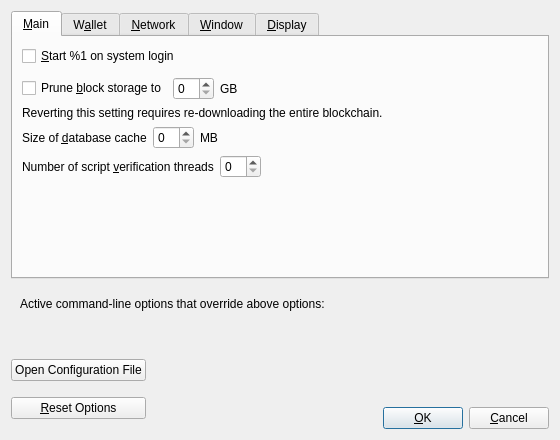
<?xml version="1.0" encoding="UTF-8"?>
<ui version="4.0">
 <class>OptionsDialog</class>
 <widget class="QDialog" name="OptionsDialog">
  <property name="geometry">
   <rect>
    <x>0</x>
    <y>0</y>
    <width>560</width>
    <height>440</height>
   </rect>
  </property>
  <property name="windowTitle">
   <string>Options</string>
  </property>
  <property name="modal">
   <bool>true</bool>
  </property>
  <layout class="QVBoxLayout" name="verticalLayout">
   <item>
    <widget class="QTabWidget" name="tabWidget">
     <property name="currentIndex">
      <number>0</number>
     </property>
     <widget class="QWidget" name="tabMain">
      <attribute name="title">
       <string>&amp;Main</string>
      </attribute>
      <layout class="QVBoxLayout" name="verticalLayout_Main">
       <item>
        <widget class="QCheckBox" name="bitkincoinAtStartup">
         <property name="toolTip">
          <string>Automatically start %1 after logging in to the system.</string>
         </property>
         <property name="text">
          <string>&amp;Start %1 on system login</string>
         </property>
        </widget>
       </item>
       <item>
        <spacer name="horizontalSpacer_0_Main">
         <property name="orientation">
          <enum>Qt::Horizontal</enum>
         </property>
         <property name="sizeHint" stdset="0">
          <size>
           <width>40</width>
           <height>5</height>
          </size>
         </property>
        </spacer>
       </item>
       <item>
       <layout class="QHBoxLayout" name="horizontalLayout_Main_Prune">
        <item>
         <widget class="QCheckBox" name="prune">
          <property name="toolTip">
           <string>Disables some advanced features but all blocks will still be fully validated. Reverting this setting requires re-downloading the entire blockchain. Actual disk usage may be somewhat higher.</string>
          </property>
          <property name="text">
           <string>Prune &amp;block storage to</string>
          </property>
         </widget>
        </item>
        <item>
         <widget class="QSpinBox" name="pruneSize"/>
        </item>
         <item>
          <widget class="QLabel" name="pruneSizeUnitLabel">
           <property name="text">
            <string>GB</string>
           </property>
           <property name="textFormat">
            <enum>Qt::PlainText</enum>
           </property>
          </widget>
         </item>
         <item>
          <spacer name="horizontalSpacer_Main_Prune">
           <property name="orientation">
            <enum>Qt::Horizontal</enum>
           </property>
           <property name="sizeHint" stdset="0">
            <size>
             <width>40</width>
             <height>20</height>
            </size>
           </property>
          </spacer>
         </item>
        </layout>
       </item>
       <item>
        <widget class="QLabel" name="pruneWarning">
         <property name="text">
          <string>Reverting this setting requires re-downloading the entire blockchain.</string>
         </property>
         <property name="textFormat">
          <enum>Qt::PlainText</enum>
         </property>
        </widget>
       </item>
       <item>
        <layout class="QHBoxLayout" name="horizontalLayout_2_Main">
         <item>
          <widget class="QLabel" name="databaseCacheLabel">
           <property name="text">
            <string>Size of &amp;database cache</string>
           </property>
           <property name="textFormat">
            <enum>Qt::PlainText</enum>
           </property>
           <property name="buddy">
            <cstring>databaseCache</cstring>
           </property>
          </widget>
         </item>
         <item>
          <widget class="QSpinBox" name="databaseCache"/>
         </item>
         <item>
          <widget class="QLabel" name="databaseCacheUnitLabel">
           <property name="text">
            <string>MB</string>
           </property>
           <property name="textFormat">
            <enum>Qt::PlainText</enum>
           </property>
          </widget>
         </item>
         <item>
          <spacer name="horizontalSpacer_2_Main">
           <property name="orientation">
            <enum>Qt::Horizontal</enum>
           </property>
           <property name="sizeHint" stdset="0">
            <size>
             <width>40</width>
             <height>20</height>
            </size>
           </property>
          </spacer>
         </item>
        </layout>
       </item>
       <item>
        <layout class="QHBoxLayout" name="horizontalLayout_Main_VerifyLabel">
         <item>
          <widget class="QLabel" name="threadsScriptVerifLabel">
           <property name="text">
            <string>Number of script &amp;verification threads</string>
           </property>
           <property name="textFormat">
            <enum>Qt::PlainText</enum>
           </property>
           <property name="buddy">
            <cstring>threadsScriptVerif</cstring>
           </property>
          </widget>
         </item>
         <item>
          <widget class="QSpinBox" name="threadsScriptVerif">
           <property name="toolTip">
            <string>(0 = auto, &lt;0 = leave that many cores free)</string>
           </property>
          </widget>
         </item>
         <item>
          <spacer name="horizontalSpacer_Main_Threads">
           <property name="orientation">
            <enum>Qt::Horizontal</enum>
           </property>
           <property name="sizeHint" stdset="0">
            <size>
             <width>40</width>
             <height>20</height>
            </size>
           </property>
          </spacer>
         </item>
        </layout>
       </item>
       <item>
        <spacer name="verticalSpacer_Main">
         <property name="orientation">
          <enum>Qt::Vertical</enum>
         </property>
         <property name="sizeHint" stdset="0">
          <size>
           <width>20</width>
           <height>40</height>
          </size>
         </property>
        </spacer>
       </item>
      </layout>
     </widget>
     <widget class="QWidget" name="tabWallet">
      <attribute name="title">
       <string>W&amp;allet</string>
      </attribute>
      <layout class="QVBoxLayout" name="verticalLayout_Wallet">
       <item>
        <widget class="QGroupBox" name="groupBox">
         <property name="title">
          <string>Expert</string>
         </property>
         <layout class="QVBoxLayout" name="verticalLayout_2">
          <item>
           <widget class="QCheckBox" name="coinControlFeatures">
            <property name="toolTip">
             <string>Whether to show coin control features or not.</string>
            </property>
            <property name="text">
             <string>Enable coin &amp;control features</string>
            </property>
           </widget>
          </item>
          <item>
           <widget class="QCheckBox" name="spendZeroConfChange">
            <property name="toolTip">
             <string>If you disable the spending of unconfirmed change, the change from a transaction cannot be used until that transaction has at least one confirmation. This also affects how your balance is computed.</string>
            </property>
            <property name="text">
             <string>&amp;Spend unconfirmed change</string>
            </property>
           </widget>
          </item>
         </layout>
        </widget>
       </item>
       <item>
        <spacer name="verticalSpacer_Wallet">
         <property name="orientation">
          <enum>Qt::Vertical</enum>
         </property>
         <property name="sizeHint" stdset="0">
          <size>
           <width>20</width>
           <height>40</height>
          </size>
         </property>
        </spacer>
       </item>
      </layout>
     </widget>
     <widget class="QWidget" name="tabNetwork">
      <attribute name="title">
       <string>&amp;Network</string>
      </attribute>
      <layout class="QVBoxLayout" name="verticalLayout_Network">
       <item>
        <widget class="QCheckBox" name="mapPortUpnp">
         <property name="toolTip">
          <string>Automatically open the Bitkincoin client port on the router. This only works when your router supports UPnP and it is enabled.</string>
         </property>
         <property name="text">
          <string>Map port using &amp;UPnP</string>
         </property>
        </widget>
       </item>
       <item>
        <widget class="QCheckBox" name="allowIncoming">
         <property name="toolTip">
          <string>Accept connections from outside.</string>
         </property>
         <property name="text">
          <string>Allow incomin&amp;g connections</string>
         </property>
        </widget>
       </item>
       <item>
        <widget class="QCheckBox" name="connectSocks">
         <property name="toolTip">
          <string>Connect to the Bitkincoin network through a SOCKS5 proxy.</string>
         </property>
         <property name="text">
          <string>&amp;Connect through SOCKS5 proxy (default proxy):</string>
         </property>
        </widget>
       </item>
       <item>
        <layout class="QHBoxLayout" name="horizontalLayout_1_Network">
         <item>
          <widget class="QLabel" name="proxyIpLabel">
           <property name="text">
            <string>Proxy &amp;IP:</string>
           </property>
           <property name="textFormat">
            <enum>Qt::PlainText</enum>
           </property>
           <property name="buddy">
            <cstring>proxyIp</cstring>
           </property>
          </widget>
         </item>
         <item>
          <widget class="QValidatedLineEdit" name="proxyIp">
           <property name="minimumSize">
            <size>
             <width>140</width>
             <height>0</height>
            </size>
           </property>
           <property name="maximumSize">
            <size>
             <width>140</width>
             <height>16777215</height>
            </size>
           </property>
           <property name="toolTip">
            <string>IP address of the proxy (e.g. IPv4: 127.0.0.1 / IPv6: ::1)</string>
           </property>
          </widget>
         </item>
         <item>
          <widget class="QLabel" name="proxyPortLabel">
           <property name="text">
            <string>&amp;Port:</string>
           </property>
           <property name="textFormat">
            <enum>Qt::PlainText</enum>
           </property>
           <property name="buddy">
            <cstring>proxyPort</cstring>
           </property>
          </widget>
         </item>
         <item>
          <widget class="QLineEdit" name="proxyPort">
           <property name="minimumSize">
            <size>
             <width>55</width>
             <height>0</height>
            </size>
           </property>
           <property name="maximumSize">
            <size>
             <width>55</width>
             <height>16777215</height>
            </size>
           </property>
           <property name="toolTip">
            <string>Port of the proxy (e.g. 9050)</string>
           </property>
          </widget>
         </item>
         <item>
          <spacer name="horizontalSpacer_1_Network">
           <property name="orientation">
            <enum>Qt::Horizontal</enum>
           </property>
           <property name="sizeHint" stdset="0">
            <size>
             <width>40</width>
             <height>20</height>
            </size>
           </property>
          </spacer>
         </item>
        </layout>
       </item>
       <item>
        <layout class="QHBoxLayout" name="horizontalLayout_2_Network">
         <item>
          <widget class="QLabel" name="proxyActiveNets">
           <property name="text">
            <string>Used for reaching peers via:</string>
           </property>
           <property name="textFormat">
            <enum>Qt::PlainText</enum>
           </property>
          </widget>
         </item>
         <item>
          <widget class="QCheckBox" name="proxyReachIPv4">
           <property name="enabled">
            <bool>false</bool>
           </property>
           <property name="toolTip">
            <string>Shows if the supplied default SOCKS5 proxy is used to reach peers via this network type.</string>
           </property>
           <property name="text">
            <string/>
           </property>
          </widget>
         </item>
         <item>
          <widget class="QLabel" name="proxyReachIPv4Label">
           <property name="text">
            <string>IPv4</string>
           </property>
           <property name="textFormat">
            <enum>Qt::PlainText</enum>
           </property>
          </widget>
         </item>
         <item>
          <widget class="QCheckBox" name="proxyReachIPv6">
           <property name="enabled">
            <bool>false</bool>
           </property>
           <property name="toolTip">
            <string>Shows if the supplied default SOCKS5 proxy is used to reach peers via this network type.</string>
           </property>
           <property name="text">
            <string/>
           </property>
          </widget>
         </item>
         <item>
          <widget class="QLabel" name="proxyReachIPv6Label">
           <property name="text">
            <string>IPv6</string>
           </property>
           <property name="textFormat">
            <enum>Qt::PlainText</enum>
           </property>
          </widget>
         </item>
         <item>
          <widget class="QCheckBox" name="proxyReachTor">
           <property name="enabled">
            <bool>false</bool>
           </property>
           <property name="toolTip">
            <string>Shows if the supplied default SOCKS5 proxy is used to reach peers via this network type.</string>
           </property>
           <property name="text">
            <string/>
           </property>
          </widget>
         </item>
         <item>
          <widget class="QLabel" name="proxyReachTorLabel">
           <property name="text">
            <string>Tor</string>
           </property>
           <property name="textFormat">
            <enum>Qt::PlainText</enum>
           </property>
          </widget>
         </item>
         <item>
          <spacer name="horizontalSpacer_2_Network">
           <property name="orientation">
            <enum>Qt::Horizontal</enum>
           </property>
           <property name="sizeHint" stdset="0">
            <size>
             <width>40</width>
             <height>20</height>
            </size>
           </property>
          </spacer>
         </item>
        </layout>
       </item>
       <item>
        <widget class="QCheckBox" name="connectSocksTor">
         <property name="toolTip">
          <string>Connect to the Bitkincoin network through a separate SOCKS5 proxy for Tor hidden services.</string>
         </property>
         <property name="text">
          <string>Use separate SOCKS&amp;5 proxy to reach peers via Tor hidden services:</string>
         </property>
        </widget>
       </item>
       <item>
        <layout class="QHBoxLayout" name="horizontalLayout_3_Network">
         <item>
          <widget class="QLabel" name="proxyIpTorLabel">
           <property name="text">
            <string>Proxy &amp;IP:</string>
           </property>
           <property name="textFormat">
            <enum>Qt::PlainText</enum>
           </property>
           <property name="buddy">
            <cstring>proxyIpTor</cstring>
           </property>
          </widget>
         </item>
         <item>
          <widget class="QValidatedLineEdit" name="proxyIpTor">
           <property name="minimumSize">
            <size>
             <width>140</width>
             <height>0</height>
            </size>
           </property>
           <property name="maximumSize">
            <size>
             <width>140</width>
             <height>16777215</height>
            </size>
           </property>
           <property name="toolTip">
            <string>IP address of the proxy (e.g. IPv4: 127.0.0.1 / IPv6: ::1)</string>
           </property>
          </widget>
         </item>
         <item>
          <widget class="QLabel" name="proxyPortTorLabel">
           <property name="text">
            <string>&amp;Port:</string>
           </property>
           <property name="textFormat">
            <enum>Qt::PlainText</enum>
           </property>
           <property name="buddy">
            <cstring>proxyPortTor</cstring>
           </property>
          </widget>
         </item>
         <item>
          <widget class="QLineEdit" name="proxyPortTor">
           <property name="minimumSize">
            <size>
             <width>55</width>
             <height>0</height>
            </size>
           </property>
           <property name="maximumSize">
            <size>
             <width>55</width>
             <height>16777215</height>
            </size>
           </property>
           <property name="toolTip">
            <string>Port of the proxy (e.g. 9050)</string>
           </property>
          </widget>
         </item>
         <item>
          <spacer name="horizontalSpacer_4_Network">
           <property name="orientation">
            <enum>Qt::Horizontal</enum>
           </property>
           <property name="sizeHint" stdset="0">
            <size>
             <width>40</width>
             <height>20</height>
            </size>
           </property>
          </spacer>
         </item>
        </layout>
       </item>
       <item>
        <spacer name="verticalSpacer_Network">
         <property name="orientation">
          <enum>Qt::Vertical</enum>
         </property>
         <property name="sizeHint" stdset="0">
          <size>
           <width>20</width>
           <height>40</height>
          </size>
         </property>
        </spacer>
       </item>
      </layout>
     </widget>
     <widget class="QWidget" name="tabWindow">
      <attribute name="title">
       <string>&amp;Window</string>
      </attribute>
      <layout class="QVBoxLayout" name="verticalLayout_Window">
       <item>
        <widget class="QCheckBox" name="hideTrayIcon">
         <property name="toolTip">
          <string>Hide the icon from the system tray.</string>
         </property>
         <property name="text">
          <string>&amp;Hide tray icon</string>
         </property>
        </widget>
       </item>
       <item>
        <widget class="QCheckBox" name="minimizeToTray">
         <property name="toolTip">
          <string>Show only a tray icon after minimizing the window.</string>
         </property>
         <property name="text">
          <string>&amp;Minimize to the tray instead of the taskbar</string>
         </property>
        </widget>
       </item>
       <item>
        <widget class="QCheckBox" name="minimizeOnClose">
         <property name="toolTip">
          <string>Minimize instead of exit the application when the window is closed. When this option is enabled, the application will be closed only after selecting Exit in the menu.</string>
         </property>
         <property name="text">
          <string>M&amp;inimize on close</string>
         </property>
        </widget>
       </item>
       <item>
        <spacer name="verticalSpacer_Window">
         <property name="orientation">
          <enum>Qt::Vertical</enum>
         </property>
         <property name="sizeHint" stdset="0">
          <size>
           <width>20</width>
           <height>40</height>
          </size>
         </property>
        </spacer>
       </item>
      </layout>
     </widget>
     <widget class="QWidget" name="tabDisplay">
      <attribute name="title">
       <string>&amp;Display</string>
      </attribute>
      <layout class="QVBoxLayout" name="verticalLayout_Display">
       <item>
        <layout class="QHBoxLayout" name="horizontalLayout_1_Display">
         <item>
          <widget class="QLabel" name="langLabel">
           <property name="text">
            <string>User Interface &amp;language:</string>
           </property>
           <property name="textFormat">
            <enum>Qt::PlainText</enum>
           </property>
           <property name="buddy">
            <cstring>lang</cstring>
           </property>
          </widget>
         </item>
         <item>
          <widget class="QValueComboBox" name="lang">
           <property name="toolTip">
            <string>The user interface language can be set here. This setting will take effect after restarting %1.</string>
           </property>
          </widget>
         </item>
        </layout>
       </item>
       <item>
        <layout class="QHBoxLayout" name="horizontalLayout_2_Display">
         <item>
          <widget class="QLabel" name="unitLabel">
           <property name="text">
            <string>&amp;Unit to show amounts in:</string>
           </property>
           <property name="textFormat">
            <enum>Qt::PlainText</enum>
           </property>
           <property name="buddy">
            <cstring>unit</cstring>
           </property>
          </widget>
         </item>
         <item>
          <widget class="QValueComboBox" name="unit">
           <property name="toolTip">
            <string>Choose the default subdivision unit to show in the interface and when sending coins.</string>
           </property>
          </widget>
         </item>
        </layout>
       </item>
       <item>
        <layout class="QHBoxLayout" name="horizontalLayout_3_Display">
         <item>
          <widget class="QLabel" name="thirdPartyTxUrlsLabel">
           <property name="toolTip">
            <string>Third party URLs (e.g. a block explorer) that appear in the transactions tab as context menu items. %s in the URL is replaced by transaction hash. Multiple URLs are separated by vertical bar |.</string>
           </property>
           <property name="text">
            <string>&amp;Third party transaction URLs</string>
           </property>
           <property name="buddy">
            <cstring>thirdPartyTxUrls</cstring>
           </property>
          </widget>
         </item>
         <item>
          <widget class="QLineEdit" name="thirdPartyTxUrls">
           <property name="toolTip">
            <string>Third party URLs (e.g. a block explorer) that appear in the transactions tab as context menu items. %s in the URL is replaced by transaction hash. Multiple URLs are separated by vertical bar |.</string>
           </property>
          </widget>
         </item>
        </layout>
       </item>
       <item>
        <spacer name="verticalSpacer_Display">
         <property name="orientation">
          <enum>Qt::Vertical</enum>
         </property>
         <property name="sizeHint" stdset="0">
          <size>
           <width>20</width>
           <height>40</height>
          </size>
         </property>
        </spacer>
       </item>
      </layout>
     </widget>
    </widget>
   </item>
   <item>
    <widget class="QFrame" name="frame">
     <layout class="QVBoxLayout" name="verticalLayout_Bottom">
      <item>
       <layout class="QHBoxLayout" name="horizontalLayout_Bottom">
        <item>
         <widget class="QLabel" name="overriddenByCommandLineInfoLabel">
          <property name="text">
           <string>Active command-line options that override above options:</string>
          </property>
          <property name="textFormat">
           <enum>Qt::PlainText</enum>
          </property>
         </widget>
        </item>
        <item>
         <spacer name="horizontalSpacer_Bottom">
          <property name="orientation">
           <enum>Qt::Horizontal</enum>
          </property>
          <property name="sizeHint" stdset="0">
           <size>
            <width>40</width>
            <height>20</height>
           </size>
          </property>
         </spacer>
        </item>
       </layout>
      </item>
      <item>
       <widget class="QLabel" name="overriddenByCommandLineLabel">
        <property name="text">
         <string/>
        </property>
        <property name="textFormat">
         <enum>Qt::PlainText</enum>
        </property>
        <property name="wordWrap">
         <bool>true</bool>
        </property>
       </widget>
      </item>
     </layout>
    </widget>
   </item>
   <item>
    <layout class="QHBoxLayout" name="horizontalLayout_Buttons">
     <item>
      <layout class="QVBoxLayout" name="verticalLayout_Buttons">
       <item>
        <widget class="QPushButton" name="openBitkincoinConfButton">
         <property name="toolTip">
          <string>Open the %1 configuration file from the working directory.</string>
         </property>
         <property name="text">
          <string>Open Configuration File</string>
         </property>
         <property name="autoDefault">
          <bool>false</bool>
         </property>
        </widget>
       </item>
       <item>
        <widget class="QPushButton" name="resetButton">
         <property name="toolTip">
          <string>Reset all client options to default.</string>
         </property>
         <property name="text">
          <string>&amp;Reset Options</string>
         </property>
         <property name="autoDefault">
          <bool>false</bool>
         </property>
        </widget>
       </item>
      </layout>
     </item>
     <item>
      <spacer name="horizontalSpacer_1">
       <property name="orientation">
        <enum>Qt::Horizontal</enum>
       </property>
       <property name="sizeHint" stdset="0">
        <size>
         <width>40</width>
         <height>48</height>
        </size>
       </property>
      </spacer>
     </item>
     <item>
      <widget class="QLabel" name="statusLabel">
       <property name="minimumSize">
        <size>
         <width>200</width>
         <height>0</height>
        </size>
       </property>
       <property name="font">
        <font>
         <weight>75</weight>
         <bold>true</bold>
        </font>
       </property>
       <property name="text">
        <string/>
       </property>
       <property name="textFormat">
        <enum>Qt::PlainText</enum>
       </property>
       <property name="wordWrap">
        <bool>true</bool>
       </property>
      </widget>
     </item>
     <item>
      <spacer name="horizontalSpacer_2">
       <property name="orientation">
        <enum>Qt::Horizontal</enum>
       </property>
       <property name="sizeHint" stdset="0">
        <size>
         <width>40</width>
         <height>48</height>
        </size>
       </property>
      </spacer>
     </item>
     <item>
      <layout class="QVBoxLayout" name="verticalLayout_4">
       <item>
        <spacer name="verticalSpacer">
         <property name="orientation">
          <enum>Qt::Vertical</enum>
         </property>
         <property name="sizeHint" stdset="0">
          <size>
           <width>20</width>
           <height>40</height>
          </size>
         </property>
        </spacer>
       </item>
       <item>
        <layout class="QHBoxLayout" name="horizontalLayout">
         <item>
          <widget class="QPushButton" name="okButton">
           <property name="text">
            <string>&amp;OK</string>
           </property>
           <property name="autoDefault">
            <bool>false</bool>
           </property>
           <property name="default">
            <bool>true</bool>
           </property>
          </widget>
         </item>
         <item>
          <widget class="QPushButton" name="cancelButton">
           <property name="text">
            <string>&amp;Cancel</string>
           </property>
           <property name="autoDefault">
            <bool>false</bool>
           </property>
          </widget>
         </item>
        </layout>
       </item>
      </layout>
     </item>
    </layout>
   </item>
  </layout>
 </widget>
 <customwidgets>
  <customwidget>
   <class>QValidatedLineEdit</class>
   <extends>QLineEdit</extends>
   <header>qt/qvalidatedlineedit.h</header>
  </customwidget>
  <customwidget>
   <class>QValueComboBox</class>
   <extends>QComboBox</extends>
   <header>qt/qvaluecombobox.h</header>
  </customwidget>
 </customwidgets>
 <resources/>
 <connections/>
</ui>
